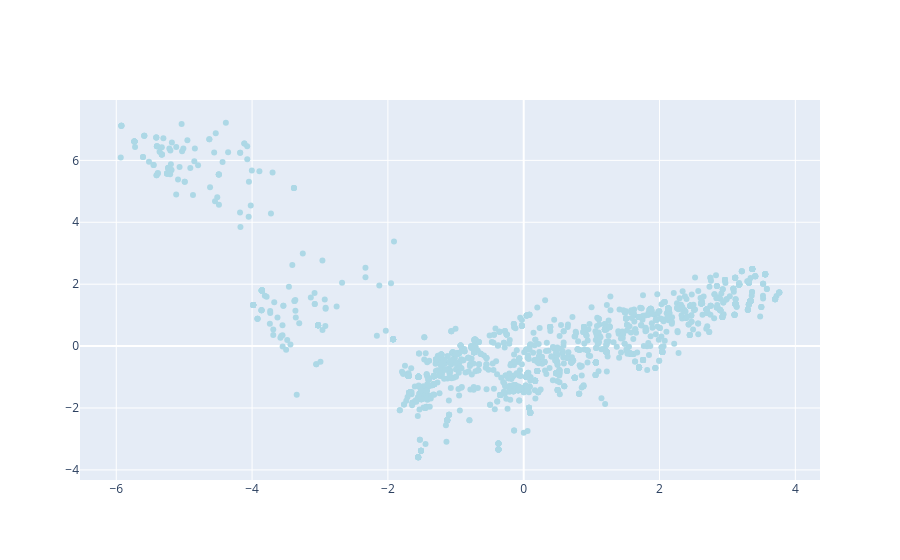

Source (notebook cell):
### Code cell
data = [
    go.Scatter(
        x = pca_df.iloc[:2000,0].values,
        y = pca_df.iloc[:2000,1].values,
        text = pca_df.iloc[:2000,2].values,
        hoverinfo = 'text',
        marker = dict(
            color = 'lightblue'
        ),
        mode='markers',
        showlegend = False
    )
]

iplot(data, filename = "add-hover-text")

### Figure 1 — Plotly figure (JSON) as saved in the notebook; plotly's stock layout.template omitted (floating-point values rounded to 4 significant figures; data arrays with more than 128 entries replaced by an {"elided": "..."} marker saying what was removed)
{"data": [{"hoverinfo": "text", "marker": {"color": "lightblue"}, "mode": "markers", "showlegend": false, "text": {"elided": "2000 str values"}, "type": "scatter", "x": {"elided": "2000 float values"}, "y": {"elided": "2000 float values"}}], "layout": {"autosize": true, "xaxis": {"autorange": true, "range": [-6.521, 4.35], "type": "linear"}, "yaxis": {"autorange": true, "range": [-4.483, 8.107], "type": "linear"}}}
